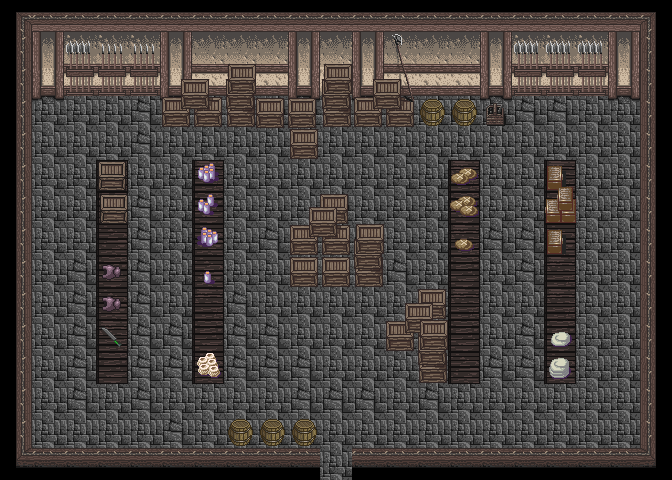

This is a level from a 2D game, rendered from its Tiled map with the project's own tilesets. A one-line summary and the map file follow, with tile-layer data summarised:
An orthogonal 21x15 tile map with 32x32 px tiles, 4 tile layers (Kachelebene 1, Collision, Kachelebene 3, Kachelebene 4), 8 tilesets and 3 objects (spawnpoint2, spawnpoint1, exitpoint2).

<map version="1.0" orientation="orthogonal" renderorder="right-down" width="21" height="15" tilewidth="32" tileheight="32" nextobjectid="9">
 <tileset firstgid="1" name="225835_hyptosis_tile-art-batch-1" tilewidth="32" tileheight="32" tilecount="900" columns="30">
  <image source="../Downloads/hyptosis tiles/225835_hyptosis_tile-art-batch-1.png" width="960" height="960" />
 </tileset>
 <tileset firstgid="901" name="225836_hyptosis_til-art-batch-2" tilewidth="32" tileheight="32" tilecount="900" columns="30">
  <image source="../Downloads/hyptosis tiles/225836_hyptosis_til-art-batch-2.png" width="960" height="960" />
 </tileset>
 <tileset firstgid="1801" name="225837_hyptosis_tile-art-batch-3" tilewidth="32" tileheight="32" tilecount="900" columns="30">
  <image source="../Downloads/hyptosis tiles/225837_hyptosis_tile-art-batch-3.png" width="960" height="960" />
 </tileset>
 <tileset firstgid="2701" name="225838_hyptosis_tile-art-batch-4" tilewidth="32" tileheight="32" tilecount="900" columns="30">
  <image source="../Downloads/hyptosis tiles/225838_hyptosis_tile-art-batch-4.png" width="960" height="960" />
 </tileset>
 <tileset firstgid="3601" name="225839_hyptosis_tile-art-batch-5" tilewidth="32" tileheight="32" tilecount="722" columns="19">
  <image source="../Downloads/hyptosis tiles/225839_hyptosis_tile-art-batch-5.png" width="636" height="1219" />
 </tileset>
 <tileset firstgid="4323" name="CGTportal1" tilewidth="32" tileheight="32" tilecount="2" columns="1">
  <image source="../Downloads/hyptosis tiles/CGTportal1.png" width="32" height="64" />
 </tileset>
 <tileset firstgid="4325" name="town" tilewidth="32" tileheight="32" tilecount="256" columns="16">
  <image source="../Downloads/hyptosis tiles/town.png" width="512" height="512" />
 </tileset>
 <tileset firstgid="4581" name="trees_plants_rocks" tilewidth="32" tileheight="32" tilecount="256" columns="16">
  <image source="../Downloads/hyptosis tiles/trees_plants_rocks.png" width="512" height="512" />
 </tileset>
 <layer name="Kachelebene 1" width="21" height="15">
  <data>[315 cells, 210 non-empty, 3 distinct tile ids]</data>
 </layer>
 <layer name="Collision" width="21" height="15">
  <data>[315 cells, 160 non-empty, 30 distinct tile ids]</data>
 </layer>
 <layer name="Kachelebene 3" width="21" height="15">
  <data>[315 cells, 26 non-empty, 18 distinct tile ids]</data>
 </layer>
 <layer name="Kachelebene 4" width="21" height="15">
  <data>[315 cells, 4 non-empty, 4 distinct tile ids]</data>
 </layer>
 <objectgroup name="Spawnpoints">
  <object id="2" name="spawnpoint2" x="321" y="419" width="30" height="29" />
  <object id="7" name="spawnpoint1" x="320" y="320" width="24" height="24" />
 </objectgroup>
 <objectgroup name="Exitpoints">
  <object id="6" name="exitpoint2" x="322" y="449" width="29" height="32" />
 </objectgroup>
</map>
